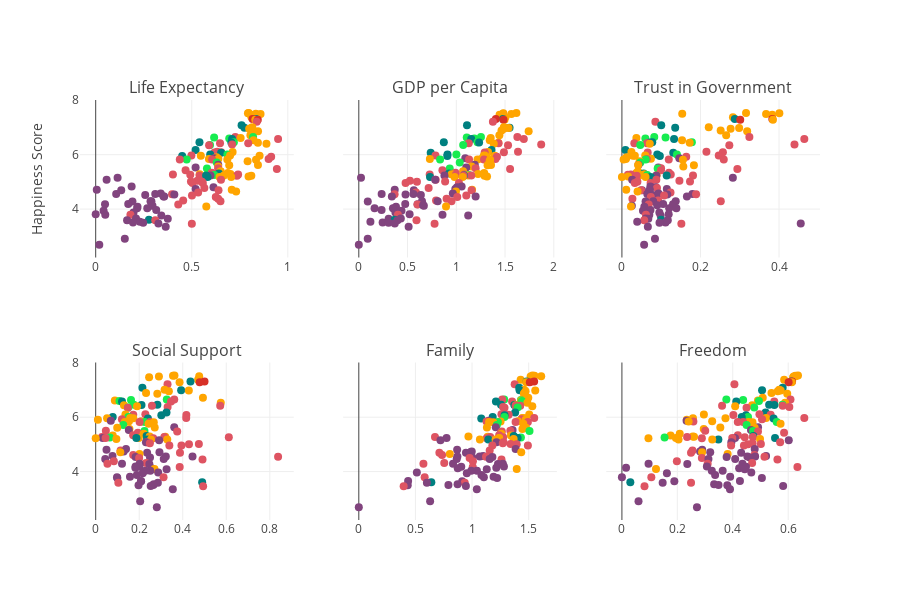

The notebook cell saved with this chart:
### Markdown cell above
There are many variables that are calculated as contriubtions to the overall Happiness Score of each country:

- Social support.

- Freedom.

- Perception of Corruption.

- Generosity.

- GDP per Capita.

- Healthy Life expectancy.




1. The first plot below maps out the most influencing factor on a country's overall Happiness Score.


2. The series of sub-plots graphs the correlation of some of the variables measured, broken down by geographical region.

### Code cell
iplot(fig1)
iplot(fig2)

### Figure 1 — Plotly figure (JSON) as saved in the notebook; plotly's stock layout.template omitted (floating-point values rounded to 4 significant figures; data arrays with more than 128 entries replaced by an {"elided": "..."} marker saying what was removed)
{"data": [{"legendgroup": "a", "marker": {"color": {"elided": "155 str values"}, "size": 8}, "mode": "markers", "text": {"elided": "155 str values"}, "type": "scatter", "uid": "aa3bb915-a4cc-4c5b-bf20-1f8fa4eaeb6c", "x": {"elided": "155 float values"}, "xaxis": "x", "y": {"elided": "155 float values"}, "yaxis": "y"}, {"legendgroup": "b", "marker": {"color": {"elided": "155 str values"}, "size": 8}, "mode": "markers", "text": {"elided": "155 str values"}, "type": "scatter", "uid": "e7e4f882-198f-4292-a5d5-068c664b50da", "x": {"elided": "155 float values"}, "xaxis": "x2", "y": {"elided": "155 float values"}, "yaxis": "y"}, {"legendgroup": "c", "marker": {"color": {"elided": "155 str values"}, "size": 8}, "mode": "markers", "text": {"elided": "155 str values"}, "type": "scatter", "uid": "512c7c0a-798c-4b29-a4cc-31a06222de70", "x": {"elided": "155 float values"}, "xaxis": "x3", "y": {"elided": "155 float values"}, "yaxis": "y"}, {"legendgroup": "d", "marker": {"color": {"elided": "155 str values"}, "size": 8}, "mode": "markers", "text": {"elided": "155 str values"}, "type": "scatter", "uid": "bb268a5e-2d14-4105-b12e-9738b891655c", "x": {"elided": "155 float values"}, "xaxis": "x4", "y": {"elided": "155 float values"}, "yaxis": "y2"}, {"legendgroup": "e", "marker": {"color": {"elided": "155 str values"}, "size": 8}, "mode": "markers", "text": {"elided": "155 str values"}, "type": "scatter", "uid": "0c4cb819-de76-4e0a-9842-449498c65a87", "x": {"elided": "155 float values"}, "xaxis": "x5", "y": {"elided": "155 float values"}, "yaxis": "y2"}, {"legendgroup": "f", "marker": {"color": {"elided": "155 str values"}, "size": 8}, "mode": "markers", "text": {"elided": "155 str values"}, "type": "scatter", "uid": "dd1f6198-f237-40d7-b97f-3effe404cdeb", "x": {"elided": "155 float values"}, "xaxis": "x6", "y": {"elided": "155 float values"}, "yaxis": "y2"}], "layout": {"annotations": [{"font": {"size": 16}, "showarrow": false, "text": "Life Expectancy", "x": 0.1444, "xanchor": "center", "xref": "paper", "y": 1, "yanchor": "bottom", "yref": "paper"}, {"font": {"size": 16}, "showarrow": false, "text": "GDP per Capita", "x": 0.5, "xanchor": "center", "xref": "paper", "y": 1, "yanchor": "bottom", "yref": "paper"}, {"font": {"size": 16}, "showarrow": false, "text": "Trust in Government", "x": 0.8556, "xanchor": "center", "xref": "paper", "y": 1, "yanchor": "bottom", "yref": "paper"}, {"font": {"size": 16}, "showarrow": false, "text": "Social Support", "x": 0.1444, "xanchor": "center", "xref": "paper", "y": 0.375, "yanchor": "bottom", "yref": "paper"}, {"font": {"size": 16}, "showarrow": false, "text": "Family", "x": 0.5, "xanchor": "center", "xref": "paper", "y": 0.375, "yanchor": "bottom", "yref": "paper"}, {"font": {"size": 16}, "showarrow": false, "text": "Freedom", "x": 0.8556, "xanchor": "center", "xref": "paper", "y": 0.375, "yanchor": "bottom", "yref": "paper"}], "autosize": true, "height": 600, "hovermode": "closest", "showlegend": false, "width": 900, "xaxis": {"anchor": "y", "autorange": true, "domain": [0, 0.2889], "range": [-0.08167, 1.031], "type": "linear"}, "xaxis2": {"anchor": "free", "autorange": true, "domain": [0.3556, 0.6444], "position": 0.625, "range": [-0.1609, 2.032], "type": "linear"}, "xaxis3": {"anchor": "free", "autorange": true, "domain": [0.7111, 1], "position": 0.625, "range": [-0.03994, 0.5042], "type": "linear"}, "xaxis4": {"anchor": "y2", "autorange": true, "domain": [0, 0.2889], "range": [-0.07209, 0.9102], "type": "linear"}, "xaxis5": {"anchor": "free", "autorange": true, "domain": [0.3556, 0.6444], "position": 0, "range": [-0.1385, 1.749], "type": "linear"}, "xaxis6": {"anchor": "free", "autorange": true, "domain": [0.7111, 1], "position": 0, "range": [-0.05662, 0.7149], "type": "linear"}, "yaxis": {"anchor": "x", "autorange": true, "domain": [0.625, 1], "range": [2.22, 8.01], "title": {"text": "Happiness Score"}, "type": "linear"}, "yaxis2": {"anchor": "x4", "autorange": true, "domain": [0, 0.375], "range": [2.22, 8.01], "type": "linear"}}}
